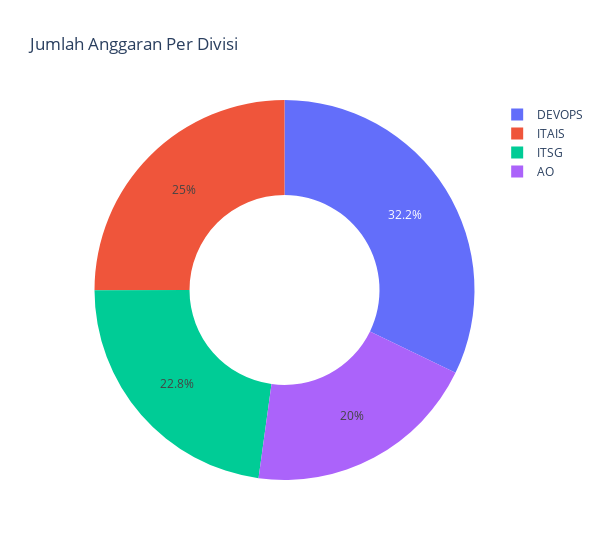

The cell this chart's notebook holds for it:
### Code cell
# Use `hole` to create a donut-like pie chart
fig_divisi_sum = go.Figure(data=[go.Pie(labels=divisi_agg_sum['divisi'],
                                        values=divisi_agg_sum['Close'], hole=.5)])
fig_divisi_sum.update_layout(width=600, title='Jumlah Anggaran Per Divisi')
fig_divisi_sum.show()

### Figure 1 — Plotly figure (JSON) as saved in the notebook; plotly's stock layout.template omitted (floating-point values rounded to 4 significant figures)
{"data": [{"hole": 0.5, "labels": ["AO", "DEVOPS", "ITAIS", "ITSG"], "type": "pie", "values": [11680000000.0, 18790000000.0, 14610000000.0, 13310000000.0]}], "layout": {"title": {"text": "Jumlah Anggaran Per Divisi"}, "width": 600}}
